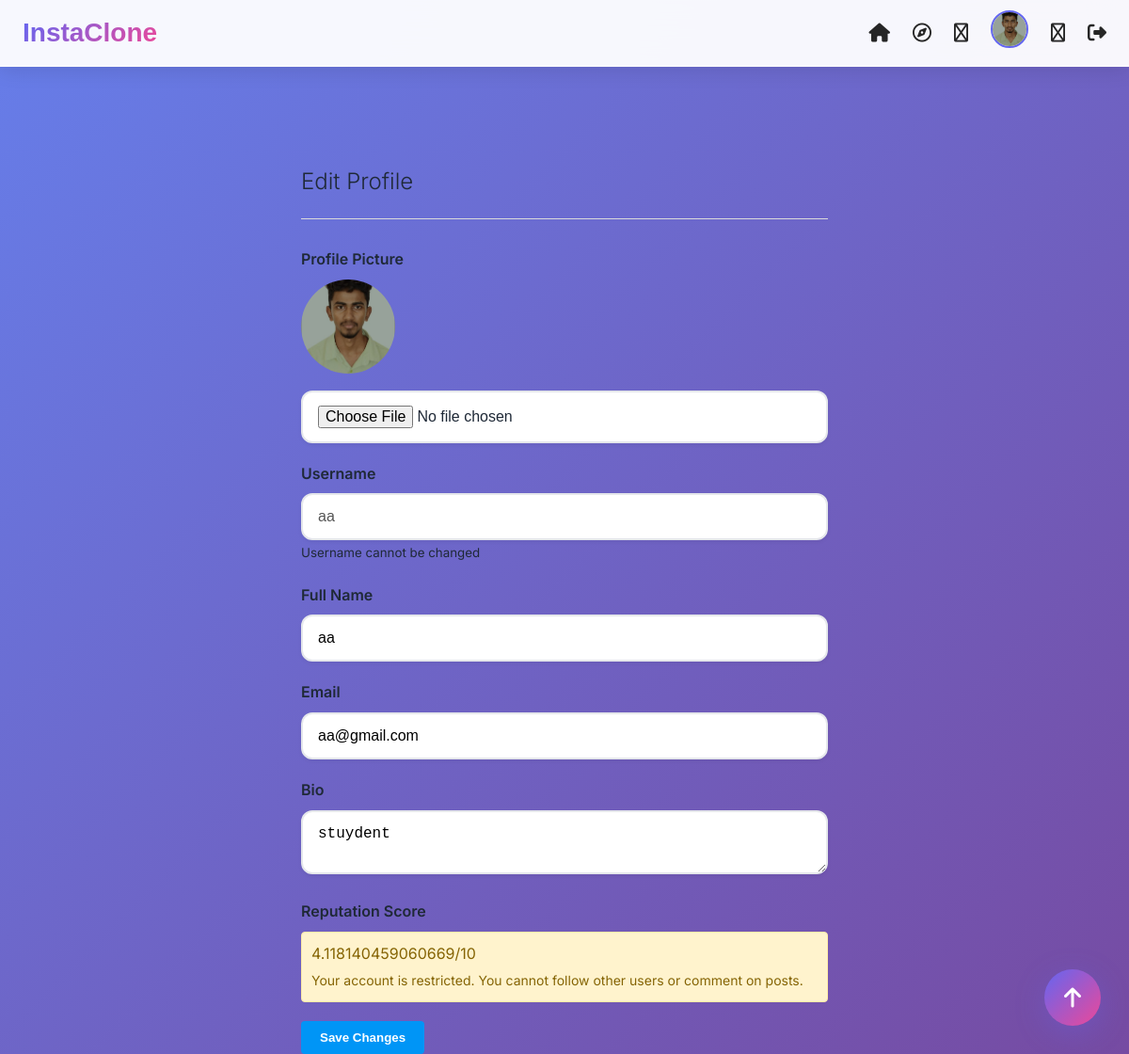
The app's page /settings (signed in) with its own data.
### app.py (models this page shows)
class User(db.Model):
    id = db.Column(db.Integer, primary_key=True)
    username = db.Column(db.String(80), unique=True, nullable=False)
    email = db.Column(db.String(120), unique=True, nullable=False)
    password = db.Column(db.String(200), nullable=False)
    full_name = db.Column(db.String(100), nullable=False)
    bio = db.Column(db.Text, default='')
    profile_pic = db.Column(db.String(200), default='default_profile.png')
    reputation_score = db.Column(db.Float, default=10.0)  # Changed to Float
    created_at = db.Column(db.DateTime, default=datetime.utcnow)
    posts = db.relationship('Post', backref='author', lazy=True)
    comments = db.relationship('Comment', backref='author', lazy=True)
    followers = db.relationship('Follow', foreign_keys='Follow.followed_id', backref='followed', lazy='dynamic')
    following = db.relationship('Follow', foreign_keys='Follow.follower_id', backref='follower', lazy='dynamic')
    likes = db.relationship('Like', backref='user', lazy=True)

### app.py (the view, shortened to what this page needs)
@app.route('/settings', methods=['GET', 'POST'])
def settings():
    user = get_current_user()
    if not user:
        return redirect(url_for('login'))
    return render_template('settings.html', user=user)

### app.py (called while the page is built)
@app.before_request
def before_request():
    if request.endpoint in ['static', 'login', 'register', 'logout']:
        return
    if 'user_id' in session:
        user = db.session.get(User, session['user_id'])
        if user is None:
            session.pop('user_id', None)
            flash('Session expired. Please log in again.', 'error')
            return redirect(url_for('login'))

def get_current_user():
    if 'user_id' not in session:
        return None
    return db.session.get(User, session['user_id'])

### templates/settings.html
{% extends "base.html" %}
{% block content %}
<div class="app-container">
    <nav class="navbar">
        <div class="nav-container">
            <div class="nav-brand">
                <a href="{{ url_for('index') }}">InstaClone</a>
            </div>
            <div class="nav-links">
                <a href="{{ url_for('index') }}"><i class="fas fa-home"></i></a>
                <a href="{{ url_for('explore') }}"><i class="far fa-compass"></i></a>
                <a href="{{ url_for('search') }}"><i class="far fa-search"></i></a>
                <a href="{{ url_for('profile', username=user.username) }}">
                    <img src="{{ url_for('static', filename='images/' + user.profile_pic) }}" alt="Profile" class="nav-profile-pic">
                </a>
                <a href="{{ url_for('settings') }}"><i class="far fa-cog"></i></a>
                <a href="{{ url_for('logout') }}"><i class="fas fa-sign-out-alt"></i></a>
            </div>
        </div>
    </nav>
    <div class="settings-container">
        <div class="settings-header">
            <h2>Edit Profile</h2>
        </div>
        <form method="POST" enctype="multipart/form-data" class="settings-form">
            <div class="form-group profile-picture-group">
                <label for="profile_pic">Profile Picture</label>
                <div class="profile-picture-preview">
                    <img src="{{ url_for('static', filename='images/' + user.profile_pic) }}" alt="Current profile picture">
                </div>
                <input type="file" name="profile_pic" id="profile_pic" accept="image/*">
            </div>
            <div class="form-group">
                <label for="username">Username</label>
                <input type="text" id="username" value="{{ user.username }}" disabled>
                <small>Username cannot be changed</small>
            </div>
            <div class="form-group">
                <label for="full_name">Full Name</label>
                <input type="text" name="full_name" id="full_name" value="{{ user.full_name }}" required>
            </div>
            <div class="form-group">
                <label for="email">Email</label>
                <input type="email" name="email" id="email" value="{{ user.email }}" required>
            </div>
            <div class="form-group">
                <label for="bio">Bio</label>
                <textarea name="bio" id="bio" placeholder="Write something about yourself...">{{ user.bio }}</textarea>
            </div>
            <div class="form-group reputation-info">
                <label>Reputation Score</label>
                <div class="reputation-display {% if user.reputation_score < 5 %}low{% endif %}">
                    {{ user.reputation_score }}/10
                    {% if user.reputation_score < 5 %}
                    <span class="warning">Your account is restricted. You cannot follow other users or comment on posts.</span>
                    {% endif %}
                </div>
            </div>
            <button type="submit" class="save-btn">Save Changes</button>
        </form>
    </div>
</div>
{% endblock %}

### static/css/style.css (style rules this page uses)
* { margin: 0; padding: 0; box-sizing: border-box; }
body { font-family: -apple-system, BlinkMacSystemFont, "Segoe UI", Roboto, Helvetica, Arial, sans-serif; background-color: #fafafa; color: #262626; line-height: 1.4; }
a { text-decoration: none; color: #0095f6; }
button { cursor: pointer; border: none; background: none; }
.form-group { margin-bottom: 10px; }
.form-group input, .form-group textarea { width: 100%; padding: 10px; border: 1px solid #dbdbdb; border-radius: 3px; background-color: #fafafa; font-size: 14px; }
.navbar { background: white; border-bottom: 1px solid #dbdbdb; position: fixed; top: 0; width: 100%; z-index: 100; }
.nav-container { max-width: 975px; margin: 0 auto; padding: 0 20px; height: 54px; display: flex; justify-content: space-between; align-items: center; }
.nav-brand a { font-family: 'Instagram', sans-serif; font-size: 24px; background: linear-gradient(45deg, #405de6, #5851db, #833ab4, #c13584, #e1306c, #fd1d1d); -webkit-background-clip: text; -webkit-text-fill-color: transparent; }
.nav-links { display: flex; gap: 20px; align-items: center; }
.nav-links a { color: #262626; font-size: 20px; }
.nav-profile-pic { width: 24px; height: 24px; border-radius: 50%; object-fit: cover; }
.settings-container { max-width: 600px; margin: 84px auto 0; padding: 0 20px; }
.settings-header { border-bottom: 1px solid #dbdbdb; padding: 20px 0; margin-bottom: 30px; }
.settings-header h2 { font-weight: 300; }
.settings-form .form-group { margin-bottom: 20px; }
.settings-form label { display: block; margin-bottom: 5px; font-weight: 600; }
.profile-picture-preview img { width: 100px; height: 100px; border-radius: 50%; object-fit: cover; margin-bottom: 10px; }
.reputation-info .reputation-display { padding: 10px; border-radius: 4px; background: #f8f9fa; border: 1px solid #dee2e6; }
.reputation-info .reputation-display.low { background: #fff3cd; border-color: #ffeaa7; color: #856404; }
.reputation-info .warning { display: block; margin-top: 5px; font-size: 14px; color: #856404; }
.save-btn { background: #0095f6; color: white; padding: 10px 20px; border-radius: 4px; font-weight: 600; }
:root { --primary: #6366f1; --primary-dark: #4f46e5; --secondary: #ec4899; --accent: #f59e0b; --success: #10b981; --danger: #ef4444; --warning: #f59e0b; --dark: #1f2937; --light: #f8fafc; --gray-100: #f3f4f6; --gray-200: #e5e7eb; --gray-300: #d1d5db; --gray-600: #4b5563; --gray-800: #1f2937; --shadow: 0 10px 25px -5px rgba(0, 0, 0, 0.1), 0 4px 6px -2px rgba(0, 0, 0, 0.05); --shadow-lg: 0 20px 25px -5px rgba(0, 0, 0, 0.1), 0 10px 10px -5px rgba(0, 0, 0, 0.04); --gradient: linear-gradient(135deg, #667eea 0%, #764ba2 100%); --gradient-primary: linear-gradient(135deg, var(--primary) 0%, var(--secondary) 100%); }
body { font-family: 'Inter', -apple-system, BlinkMacSystemFont, 'Segoe UI', Roboto, sans-serif; background: linear-gradient(135deg, #667eea 0%, #764ba2 100%); min-height: 100vh; color: var(--dark); line-height: 1.6; }
.form-group { margin-bottom: 20px; text-align: left; }
.form-group label { display: block; margin-bottom: 8px; font-weight: 600; color: var(--gray-800); }
.form-group input, .form-group textarea, .form-group select { width: 100%; padding: 14px 16px; border: 2px solid var(--gray-200); border-radius: 12px; background: white; font-size: 16px; transition: all 0.3s ease; box-shadow: 0 2px 4px rgba(0, 0, 0, 0.05); }
.navbar { background: rgba(255, 255, 255, 0.95); backdrop-filter: blur(20px); border-bottom: 1px solid rgba(255, 255, 255, 0.2); position: fixed; top: 0; width: 100%; z-index: 1000; box-shadow: 0 4px 20px rgba(0, 0, 0, 0.1); }
.nav-container { max-width: 1200px; margin: 0 auto; padding: 0 24px; height: 70px; display: flex; justify-content: space-between; align-items: center; }
.nav-brand a { font-size: 28px; font-weight: 800; background: var(--gradient-primary); -webkit-background-clip: text; -webkit-text-fill-color: transparent; text-decoration: none; }
.nav-links { display: flex; gap: 24px; align-items: center; }
.nav-profile-pic { width: 40px; height: 40px; border-radius: 50%; object-fit: cover; border: 2px solid var(--primary); transition: all 0.3s ease; }
.app-container { min-height: 100vh; padding-top: 70px; }

### records on screen
User: profile_pic (picture), username "aa", full_name "aa", email "aa@gmail.com", bio "stuydent", reputation_score "4.118140459060669"
